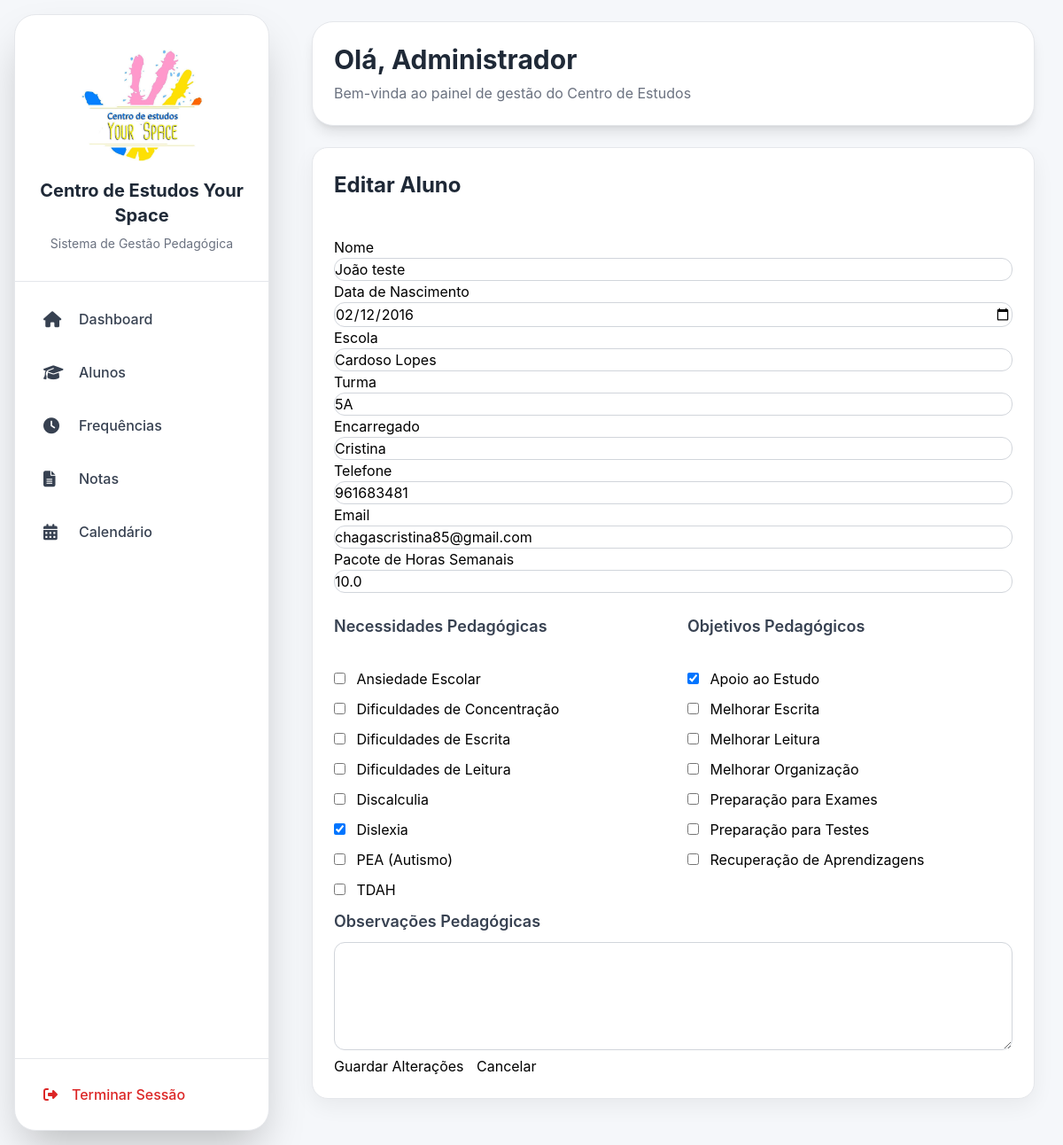
Page /alunos/editar/1 on the committed database.
### models/configuracao_centro.py (models this page shows)
class ConfiguracaoCentro(db.Model):
    __tablename__ = "configuracao_centro"
    id = db.Column(
        db.Integer,
        primary_key=True
    )
    nome_centro = db.Column(
        db.String(200),
        default=""
    )
    morada = db.Column(
        db.String(300),
        default=""
    )
    codigo_postal = db.Column(
        db.String(20),
        default=""
    )
    telefone = db.Column(
        db.String(50),
        default=""
    )
    whatsapp = db.Column(
        db.String(50),
        default=""
    )
    email = db.Column(
        db.String(200),
        default=""
    )
    logo = db.Column(
        db.String(300),
        default=""
    )

### models/aluno.py (models this page shows)
class Aluno(db.Model):
    __tablename__ = "alunos"
    id = db.Column(
        db.Integer,
        primary_key=True
    )
    codigo = db.Column(
        db.String(5),
        unique=True,
        nullable=False
    )
    nome = db.Column(
        db.String(150),
        nullable=False
    )
    data_nascimento = db.Column(
        db.String(20)
    )
    escola = db.Column(
        db.String(150)
    )
    ano_escolar = db.Column(
        db.String(50)
    )
    turma = db.Column(
        db.String(100)
    )
    encarregado = db.Column(
        db.String(150),
        nullable=False
    )
    telefone = db.Column(
        db.String(30),
        nullable=False
    )
    email = db.Column(
        db.String(150)
    )
    pacote_horas = db.Column(
        db.Float,
        default=0
    )
    horas_restantes = db.Column(
        db.Float,
        default=0
    )
    ativo = db.Column(
        db.Boolean,
        default=True
    )
    observacoes_pedagogicas = db.Column(
        db.Text
    )
    necessidades = db.relationship(
        "Necessidade",
        secondary=aluno_necessidades,
        lazy="subquery",
        backref=db.backref(
            "alunos",
            lazy=True
        )
    )
    objetivos = db.relationship(
        "Objetivo",
        secondary=aluno_objetivos,
        lazy="subquery",
        backref=db.backref(
            "alunos",
            lazy=True
        )
    )
    testes = db.relationship(
        "Teste",
        backref="aluno",
        lazy=True
    )

### models/necessidade.py (models this page shows)
class Necessidade(db.Model):
    __tablename__ = "necessidades"
    id = db.Column(
        db.Integer,
        primary_key=True
    )
    nome = db.Column(
        db.String(100),
        unique=True,
        nullable=False
    )

### models/objetivo.py (models this page shows)
class Objetivo(db.Model):
    __tablename__ = "objetivos"
    id = db.Column(
        db.Integer,
        primary_key=True
    )
    nome = db.Column(
        db.String(100),
        unique=True,
        nullable=False
    )

### routes/alunos.py (the view, shortened to what this page needs)
@alunos_bp.route(
    "/alunos/editar/<int:id>",
    methods=["GET", "POST"]
)
def editar_aluno(id):
    if session.get("perfil") == "colaborador":
        return render_template(
            "acesso_negado.html"
        )
    aluno = Aluno.query.get_or_404(id)
    necessidades = Necessidade.query.order_by(
        Necessidade.nome
    ).all()
    objetivos = Objetivo.query.order_by(
        Objetivo.nome
    ).all()
    return render_template(
        "editar_aluno.html",
        aluno=aluno,
        necessidades=necessidades,
        objetivos=objetivos
    )

### app.py (called while the page is built)
@app.context_processor
def inject_configuracao():
    configuracao = ConfiguracaoCentro.query.first()
    return dict(
        configuracao_global=configuracao
    )

### templates/editar_aluno.html (shortened to what this page needs)
{% extends "base.html" %}
{% block conteudo %}
<div class="card">
    <h2>Editar Aluno</h2>
    <br>
    <form method="POST">
        <p>Nome</p>
        <input
            type="text"
            name="nome"
            value="{{ aluno.nome }}"
            required
        >
        <p>Data de Nascimento</p>
        <input
            type="date"
            name="data_nascimento"
            value="{{ aluno.data_nascimento }}"
        >
        <p>Escola</p>
        <input
            type="text"
            name="escola"
            value="{{ aluno.escola }}"
        >
        <p>Turma</p>
        <input
            type="text"
            name="turma"
            value="{{ aluno.turma or '' }}"
            placeholder="Ex: 7ºA"
        >
        <p>Encarregado</p>
        <input
            type="text"
            name="encarregado"
            value="{{ aluno.encarregado }}"
            required
        >
        <p>Telefone</p>
        <input
            type="text"
            name="telefone"
            value="{{ aluno.telefone }}"
            required
        >
        <p>Email</p>
        <input
            type="email"
            name="email"
            value="{{ aluno.email }}"
        >
        <p>Pacote de Horas Semanais</p>
        <input
            type="number"
            step="0.5"
            name="pacote_horas"
            value="{{ aluno.pacote_horas }}"
        >
       <div class="grid grid-cols-1 md:grid-cols-2 gap-8 mt-6">
    <div>
        <h3>Necessidades Pedagógicas</h3>
        <br>
        {% for necessidade in necessidades %}
            <label style="display:block;margin-bottom:10px;">
                <input
                    type="checkbox"
                    name="necessidades"
                    value="{{ necessidade.id }}"
                    style="width:auto;margin-right:8px;"
                    {% if necessidade in aluno.necessidades %}
                        checked
                    {% endif %}
                >
                {{ necessidade.nome }}
            </label>
        {% endfor %}
    </div>
    <div>
        <h3>Objetivos Pedagógicos</h3>
        <br>
        {% for objetivo in objetivos %}
            <label style="display:block;margin-bottom:10px;">
                <input
                    type="checkbox"
                    name="objetivos"
                    value="{{ objetivo.id }}"
                    style="width:auto;margin-right:8px;"
                    {% if objetivo in aluno.objetivos %}
                        checked
                    {% endif %}
                >
                {{ objetivo.nome }}
            </label>
        {% endfor %}
    </div>
</div>
        <h3>Observações Pedagógicas</h3>
        <textarea
            name="observacoes_pedagogicas"
            rows="5"
        >{{ aluno.observacoes_pedagogicas or '' }}</textarea>
        <button type="submit">
            Guardar Alterações
        </button>
        <a
            href="/alunos"
            style="
                margin-left:10px;
                text-decoration:none;
            "
        >
            Cancelar
        </a>
    </form>
</div>
{% endblock %}

### templates/base.html (shortened to what this page needs)
<!DOCTYPE html>
<html lang="pt">
<head>
    <script src="https://cdn.tailwindcss.com"></script>
    <link rel="stylesheet"
          href="https://cdnjs.cloudflare.com/ajax/libs/font-awesome/6.4.0/css/all.min.css">
</head>
<body class="flex h-screen overflow-hidden">
    <div class="w-72 bg-white flex flex-col justify-between m-4 rounded-3xl shadow-2xl border border-gray-200">
        <div>
            <div class="px-6 py-8 border-b border-gray-200 text-center">
    {% if configuracao_global and configuracao_global.logo %}
        <img
            src="{{ url_for('static', filename='logos/' + configuracao_global.logo) }}"
            alt="Logótipo"
            style="
                width:140px;
                height:140px;
                object-fit:contain;
                margin:0 auto 12px auto;
            "
        >
    {% endif %}
    <h1 class="text-xl font-bold text-gray-800">
        {% if configuracao_global and configuracao_global.nome_centro %}
            {{ configuracao_global.nome_centro }}
        {% else %}
            Centro de Estudos
        {% endif %}
    </h1>
    <p class="text-sm text-gray-500 mt-2">
        Sistema de Gestão Pedagógica
    </p>
</div>
            <nav class="p-4 space-y-2">
                <a href="/"
                   class="flex items-center gap-4 px-4 py-3 rounded-2xl text-gray-700 hover:bg-blue-50 hover:text-blue-700 transition-all">
                    <i class="fa-solid fa-house text-lg w-6"></i>
                    <span class="font-medium text-base">Dashboard</span>
                </a>
                <a href="/alunos"
                   class="flex items-center gap-4 px-4 py-3 rounded-2xl text-gray-700 hover:bg-blue-50 hover:text-blue-700 transition-all">
                    <i class="fa-solid fa-graduation-cap text-lg w-6"></i>
                    <span class="font-medium text-base">Alunos</span>
                </a>
                <a href="/frequencias"
                   class="flex items-center gap-4 px-4 py-3 rounded-2xl text-gray-700 hover:bg-blue-50 hover:text-blue-700 transition-all">
                    <i class="fa-solid fa-clock text-lg w-6"></i>
                    <span class="font-medium text-base">Frequências</span>
                </a>
                <a href="/notas"
                   class="flex items-center gap-4 px-4 py-3 rounded-2xl text-gray-700 hover:bg-blue-50 hover:text-blue-700 transition-all">
                    <i class="fa-solid fa-file-lines text-lg w-6"></i>
                    <span class="font-medium text-base">Notas</span>
                </a>
                <a href="/calendario"
                   class="flex items-center gap-4 px-4 py-3 rounded-2xl text-gray-700 hover:bg-blue-50 hover:text-blue-700 transition-all">
                    <i class="fa-solid fa-calendar-days text-lg w-6"></i>
                    <span class="font-medium text-base">Calendário</span>
                </a>
            </nav>
        </div>
        <div class="p-4 border-t border-gray-200">
            <a href="{{ url_for('logout') }}"
               class="flex items-center gap-4 px-4 py-3 rounded-2xl text-red-600 hover:bg-red-50 transition-all">
                <i class="fa-solid fa-right-from-bracket"></i>
                <span class="font-medium">
                    Terminar Sessão
                </span>
            </a>
        </div>
    </div>
    <div class="flex-1 flex flex-col overflow-hidden">
        <header class="px-8 py-6">
            <div class="bg-white rounded-3xl shadow-lg p-6 border border-gray-200">
                <h2 class="text-3xl font-bold text-gray-800">
                    Olá, {{ session.get('nome', 'Administrador') }}
                </h2>
                <p class="text-gray-500 mt-2">
                    Bem-vinda ao painel de gestão do Centro de Estudos
                </p>
            </div>
        </header>
        <main class="flex-1 overflow-y-auto px-8 pb-8">
            {% block conteudo %}
            {% endblock %}
        </main>
    </div>
</body>
</html>

### templates/base.html (style rules this page uses)
body { background:#f5f7fa; font-family:'Inter',sans-serif; }
.card { background:white; border-radius:18px; padding:24px; box-shadow:0 8px 24px rgba(0,0,0,0.06); margin-bottom:20px; border:1px solid #e5e7eb; }
.card h2 { font-size:24px; font-weight:700; margin-bottom:16px; color:#1f2937; }
.card h3 { font-size:18px; font-weight:600; margin-bottom:10px; color:#374151; }
input, select, textarea { width:100%; padding:12px; border:1px solid #d1d5db; border-radius:12px; margin-bottom:12px; background:white; }
button { background:#2563eb; color:white; border:none; padding:12px 20px; border-radius:12px; cursor:pointer; font-weight:600; }
a { text-decoration:none; }

### rows in the picture
ConfiguracaoCentro: logo (picture), nome_centro "Centro de Estudos Your Space"
Aluno: nome "João teste", data_nascimento "02/12/2016", escola "Cardoso Lopes", turma "5A", encarregado "Cristina", telefone "961683481", email "chagascristina85@gmail.com", pacote_horas "10.0"
Necessidade: nome "Ansiedade Escolar"
Necessidade: nome "Dificuldades de Concentração"
Necessidade: nome "Dificuldades de Escrita"
Necessidade: nome "Dificuldades de Leitura"
Necessidade: nome "Discalculia"
Necessidade: nome "Dislexia"
Necessidade: nome "PEA (Autismo)"
Necessidade: nome "TDAH"
Objetivo: nome "Apoio ao Estudo"
Objetivo: nome "Melhorar Escrita"
Objetivo: nome "Melhorar Leitura"
Objetivo: nome "Melhorar Organização"
Objetivo: nome "Preparação para Exames"
Objetivo: nome "Preparação para Testes"
Objetivo: nome "Recuperação de Aprendizagens"

### other values in the picture
{{ session.get('nome', 'Administrador') }} "Administrador"
